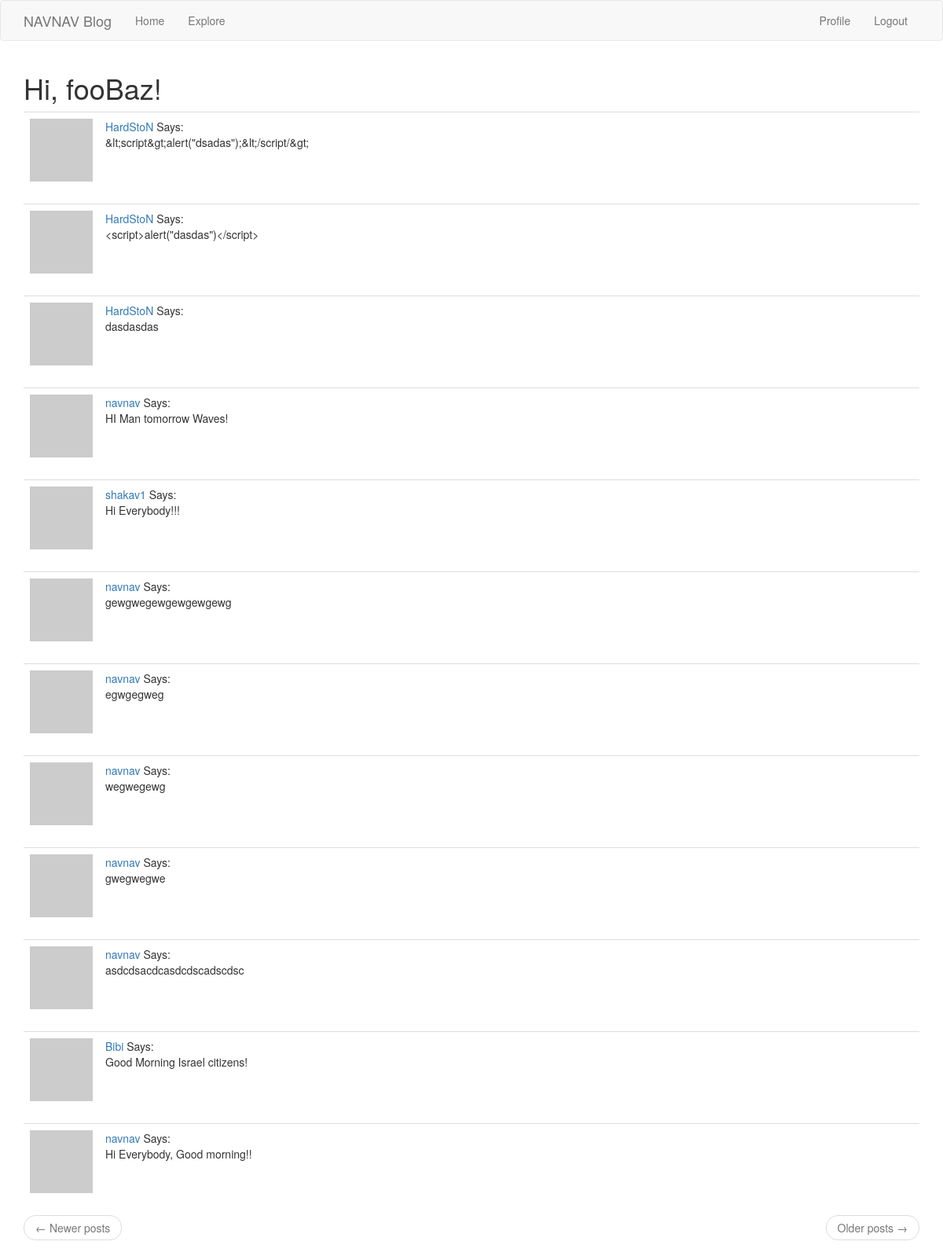
Page /explore (signed in) on the committed database.
### blog_app/models.py (models this page shows, shortened)
class User(UserMixin, db.Model):
    id = db.Column(db.Integer, primary_key=True)
    username = db.Column(db.String(64), index=True, unique=True)
    email = db.Column(db.String(120), index=True, unique=True)
    password_hash = db.Column(db.String(128))
    posts = db.relationship('Post', backref='author', lazy='dynamic')
    about_me = db.Column(db.String(140))
    last_seen = db.Column(db.DateTime, default=datetime.utcnow())
    followed = db.relationship('User',
                               secondary=followers,
                               primaryjoin=(followers.c.follower_id == id),
                               secondaryjoin=(followers.c.followed_id == id),
                               backref=db.backref('followers', lazy='dynamic'),
                               lazy='dynamic'
                               )
    def avatar(self, size):
        digest = md5(self.email.lower().encode('utf-8')).hexdigest()
        return 'https://www.gravatar.com/avatar/{}?d=identicon&s={}'.format(digest, size)

class Post(db.Model):
    id = db.Column(db.Integer, primary_key=True)
    body = db.Column(db.String(140))
    timestamp = db.Column(db.Integer, index=True, default=datetime.utcnow())
    user_id = db.Column(db.Integer, db.ForeignKey('user.id'))

### blog_app/routes.py (the view)
@app.route('/explore')
@login_required
def explore():
    page = request.args.get('page', 1, type=int)
    posts = Post.query.order_by(Post.timestamp.desc()).paginate(page, app.config['POSTS_PER_PAGE'], False)
    next_url = url_for('explore', page=posts.next_num) if posts.has_next else None
    prev_url = url_for('explore', page=posts.prev_num) if posts.has_prev else None
    return render_template('home.html', title='Explore', posts=posts.items, next_url=next_url, prev_url=prev_url)

### blog_app/models.py (called while the page is built)
@login.user_loader
def load_user(id):
    return User.query.get(int(id))

### blog_app/routes.py (called while the page is built)
@app.before_request
def before_request():
    if current_user.is_authenticated:
        current_user.last_seen = datetime.utcnow()
        db.session.commit()

### blog_app/templates/home.html (shortened to what this page needs)
{% extends 'base.html' %}
{% import 'bootstrap/wtf.html' as wtf %}
{% block app_content %}
	<h1>Hi, {{ current_user.username }}!</h1>
    {% for post in posts %}
        {% include '_post.html' %}
    {% endfor %}
    <nav aria-label="...">
        <ul class="pager">
            <li class="previous{% if not prev_url %} disabled{% endif %}">
                <a href="{{ prev_url or '#' }}">
                    <span aria-hidden="true">&larr;</span> Newer posts
                </a>
            </li>
            <li class="next{% if not next_url %} disabled{% endif %}">
                <a href="{{ next_url or '#' }}">
                    Older posts <span aria-hidden="true">&rarr;</span>
                </a>
            </li>
        </ul>
    </nav>
{% endblock %}

### blog_app/templates/_post.html (shortened to what this page needs)
<table class="table table-hover">
    <tr>
        <td width="70px">
            <a href="{{ url_for('user', username=post.author.username) }}">
                <img src="{{ post.author.avatar(70) }}"></td>
        <td>
            <a href="{{ url_for('user', username=post.author.username) }}">
                {{ post.author.username }}
            </a>
            Says:<br>{{ post.body }}
        </td>
    </tr>
</table>

### rows in the picture
User: username "fooBaz"
Post: author.username "HardStoN", body "&lt;script&gt;alert(\"dsadas\");&lt;/script/&gt;"
Post: author.username "HardStoN", body "<script>alert(\"dasdas\")</script>"
Post: author.username "HardStoN", body "dasdasdas"
Post: author.username "navnav", body "HI Man tomorrow Waves!"
Post: author.username "shakav1", body "Hi Everybody!!!"
Post: author.username "navnav", body "gewgwegewgewgewgewg"
Post: author.username "navnav", body "egwgegweg"
Post: author.username "navnav", body "wegwegewg"
Post: author.username "navnav", body "gwegwegwe"
Post: author.username "navnav", body "asdcdsacdcasdcdscadscdsc"
Post: author.username "Bibi", body "Good Morning Israel citizens!"
Post: author.username "navnav", body "Hi Everybody, Good morning!!"
